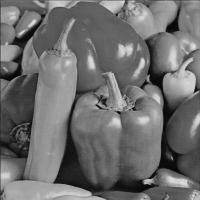
%> input picture Lecciones/Leccion25 22-07-2020/imagen1.jpg, 200 x 200 px
$ octave ejemplo1.m   (GNU Octave 9; MATLAB toolbox functions it lacks are replaced by stand-ins)
%> lines starting %> are read from the running program, lines starting %| are printed output that depends on the picture; in (x1, y1, x2, y2) boxes, pixels count from 0 and x2, y2 are one past the last pixel; in counts of white or black regions, pixels touching at a corner belong together; the program's own positions count from 1
% Ejemplo de Umbral
clc; clear; close all;
A = imread('imagen1.jpg');
%> A is the input picture: size 200x200 uint8; min 0, max 227, mean 109.9
subplot(1,3,1);
imshow(A);
title('Imagen original');

A = im2double(A); [m,n] = size(A);
%> after `[m,n] = size(A)`: m = 200; n = 200

% Umbral Simple (Imagen Binaria)
T = 0.5; B = zeros(m,n);
B(A>T) = 1;
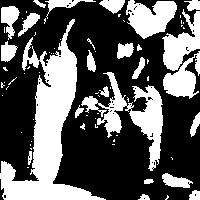
%> B: size 200x200 double; values 0 (black) and 1 (white), 36.6% white; 74 white regions (49 under 20 px), largest, box (x1, y1, x2, y2) and area: (0, 19, 106, 200) 6101, (81, 72, 163, 171) 2357, (126, 0, 177, 39) 1278
B(A<=T) = 0;
subplot(1,3,2);
imshow(B);
title('Imagen Umbral Simple');

% Umbral Compuesto
T1 = 0.33; T2 = 0.66; C = zeros(m,n);
C(A>T2) = 1;
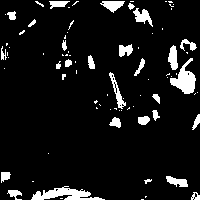
%> C: size 200x200 double; values 0 (black) and 1 (white), 8.3% white; 83 white regions (55 under 20 px), largest, box (x1, y1, x2, y2) and area: (31, 186, 105, 200) 522, (170, 58, 196, 94) 456, (133, 8, 153, 27) 180
C(and(T1<A, A<=T2)) = 0.5;
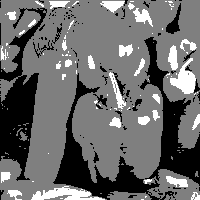
%> C: size 200x200 double; min 0, max 1, mean 0.418
C(A<=T1) = 0;
subplot(1,3,3);
imshow(C);
title('Imagen Umbral Simple');

$ run again, with Lecciones/Leccion25 22-07-2020/imagen2.jpg copied over Lecciones/Leccion25 22-07-2020/imagen1.jpg
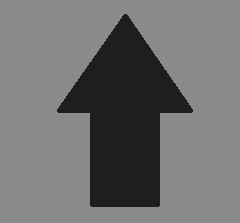
%> input picture Lecciones/Leccion25 22-07-2020/imagen2.jpg, 240 x 223 px
%> A is the input picture: size 223x240x3 uint8; min 22, max 146, mean 110.5
%> A: size 223x240x3 double
%> `B(A>T) = 1;`:
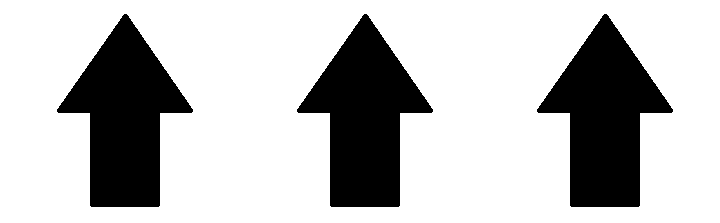
%> B: size 223x720 double; values 0 (black) and 1 (white), 74.5% white; 3 black regions, box (x1, y1, x2, y2) and area: (57, 14, 193, 207) 13650, (297, 14, 433, 207) 13650, (537, 14, 673, 207) 13650

$ run again, with Lecciones/Leccion25 22-07-2020/imagen3.jpg copied over Lecciones/Leccion25 22-07-2020/imagen1.jpg
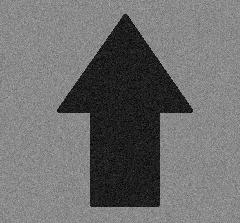
%> input picture Lecciones/Leccion25 22-07-2020/imagen3.jpg, 240 x 223 px
%> A is the input picture: size 223x240 uint8; min 0, max 184, mean 110
%> A: size 223x240 double
%> `B(A>T) = 1;`:
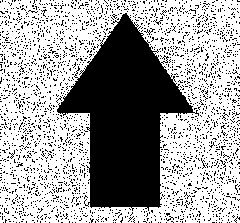
%> B: size 223x240 double; values 0 (black) and 1 (white), 63.3% white; 2595 black regions (2593 under 20 px), largest, box (x1, y1, x2, y2) and area: (57, 13, 199, 211) 13950, (144, 28, 155, 35) 20
%> `C(and(T1<A, A<=T2)) = 0.5;`:
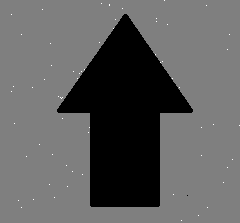
%> C: size 223x240 double; min 0, max 1, mean 0.373

$ run again, with Lecciones/Leccion25 22-07-2020/imagen4.jpg copied over Lecciones/Leccion25 22-07-2020/imagen1.jpg
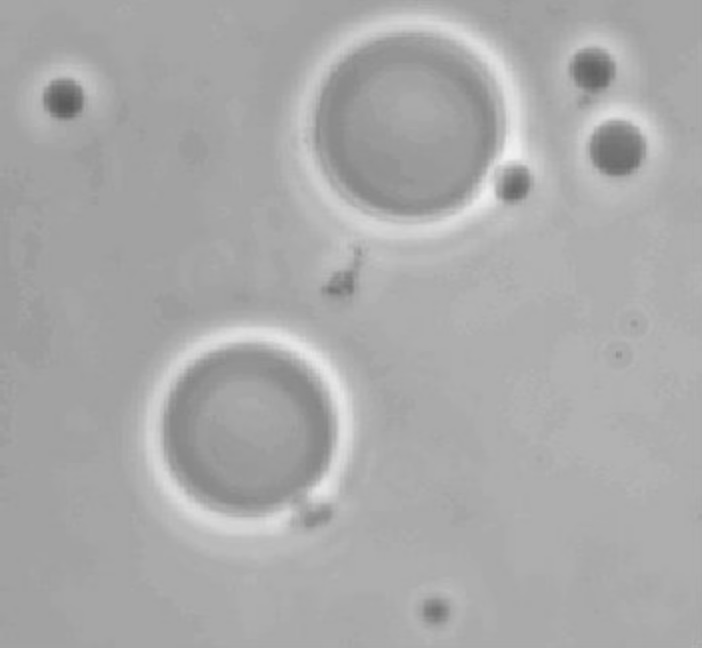
%> input picture Lecciones/Leccion25 22-07-2020/imagen4.jpg, 702 x 648 px
%> A is the input picture: size 648x702x3 uint8; min 90, max 242, mean 169.6
%> A: size 648x702x3 double
%> `B(A>T) = 1;`:
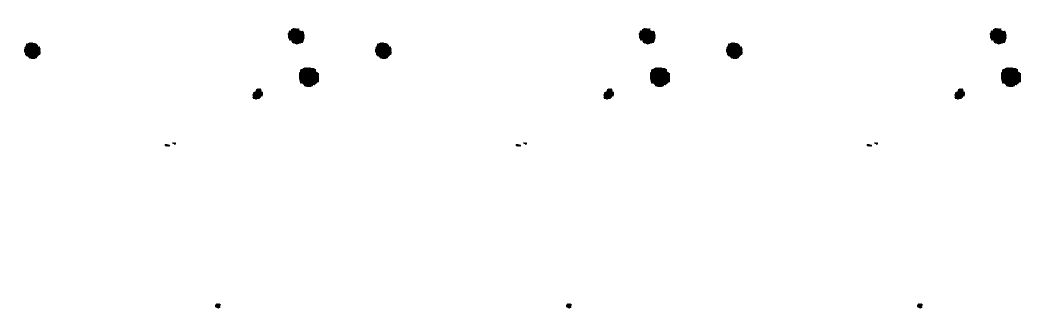
%> B: size 648x2106 double (shown at 1/2 size); values 0 (black) and 1 (white), 99.2% white; 21 black regions, largest, box (x1, y1, x2, y2) and area: (598, 135, 638, 174) 1282, (1300, 135, 1340, 174) 1282, (2002, 135, 2042, 174) 1282
%> `C(A>T2) = 1;`:
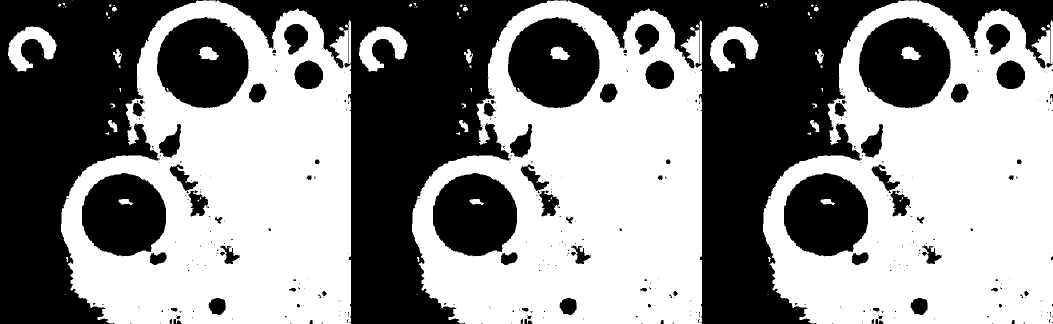
%> C: size 648x2106 double (shown at 1/2 size); values 0 (black) and 1 (white), 54.1% white; 371 black regions (278 under 20 px), largest, box (x1, y1, x2, y2) and area: (411, 0, 1112, 648) 148765, (1113, 0, 1814, 648) 148765, (0, 0, 410, 648) 136607
